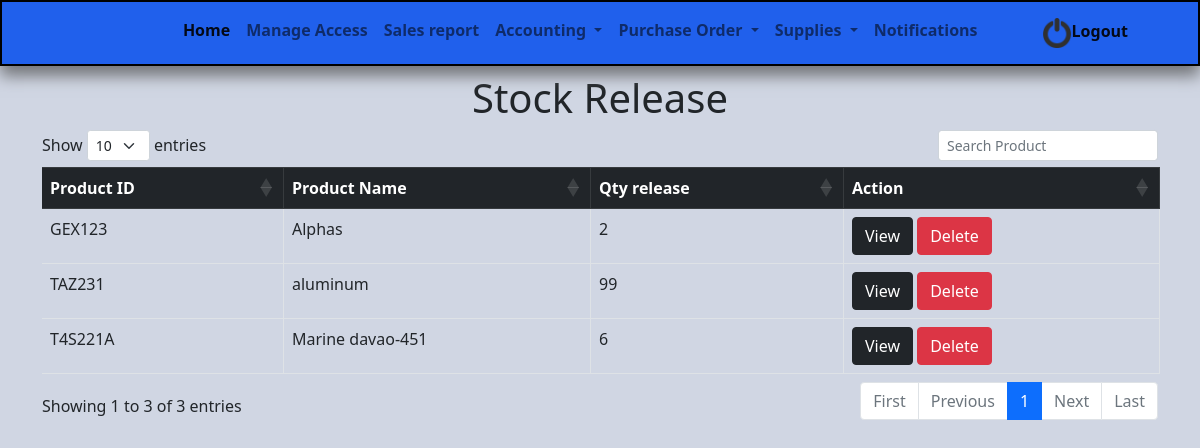
Before: /stock-release.php with the older database file.
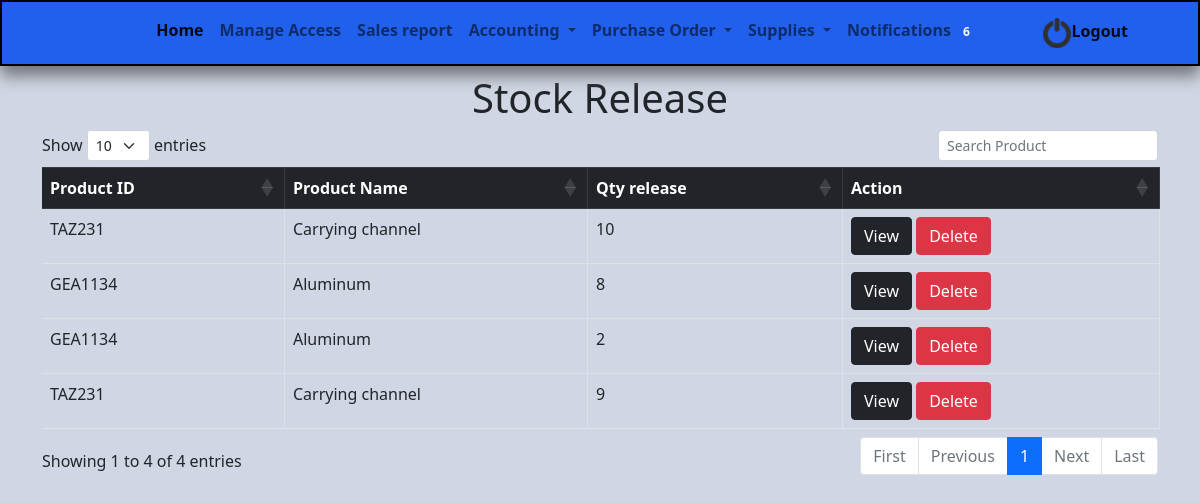
After: the same page with the newer database file.
### tables this page shows
CREATE TABLE `stock_release` (
  `release_id` int(11) NOT NULL,
  `stock_id` int(11) NOT NULL,
  `qty` int(11) NOT NULL,
  `customer_name` varchar(100) NOT NULL
);

CREATE TABLE `stock` (
  `id` int(11) NOT NULL,
  `product_id` varchar(50) NOT NULL,
  `category_id` int(11) NOT NULL,
  `product_name` varchar(50) NOT NULL,
  `qty` int(11) NOT NULL,
  `sizing` varchar(50) NOT NULL,
  `description` text NOT NULL,
  `prc` int(11) NOT NULL,
  `image_url` varchar(50) NOT NULL
);

### database/functions.php (called while the page is built, shortened)
<?php
    function fetchAll($query){
        $con = new PDO(DBINFO, DBUSER, DBPASS);
        $stmt = $con->query($query);
        return $stmt->fetchAll();
    }
?>

### stock-release.php (the view, shortened to what this page needs)
<?php
include 'try.php';
?>
<!DOCTYPE html>
<html>
<head>
	<link href="https://cdn.jsdelivr.net/npm/bootstrap@5.1.3/dist/css/bootstrap.min.css" rel="stylesheet">
<link rel="stylesheet" type="text/css" href="https://cdn.datatables.net/1.11.3/css/dataTables.bootstrap5.min.css">
</head>
<body>
<div class="container">
<h1 class="text-center my-2"> Stock Release</h1>
<table class="table table-bordered" id="tevol22">
  <thead class="table-dark">
    <tr>
    	<th>Product ID</th>
    	<th>Product Name</th>
    	<th>Qty release</th>
    	<th>Action</th>
    </tr>
  </thead>
  <tbody>
  <?php
  include 'database/db.php';
  $sql="SELECT
stock.product_name,
stock.qty,
stock.sizing,
stock_release.release_id,
stock_release.stock_id,
stock_release.qty,
stock.id,
stock.product_id,
stock.category_id,
stock.description,
stock.prc,
category.categ_id,
category.categ_name
FROM
stock_release
INNER JOIN stock ON stock_release.stock_id = stock.id
INNER JOIN category ON stock.category_id = category.categ_id
";
              $result = mysqli_query($conn,$sql);
              if($result->num_rows>0){
                while($row=$result->fetch_assoc()){
                    $id=$row['release_id'];
                    $product_id=$row['product_id'];
                    $product_name=$row['product_name'];
                    $qty=$row['qty'];
                    $sizing=$row['sizing'];
                    $categ_name=$row['categ_name'];
                     echo '<tr>
                                 <td style="display: none;">'.$id.'</td>
                                <td>'.$product_id.'</td>
                                 <td>'.$product_name.'</td>
                                 <td>'.$qty.'</td>
                                  <td style="display: none;">'.$sizing.'</td>
                                  <td style="display: none;">'.$categ_name.'</td>
                                  <td>
                                <button class="btn btn-dark viewbtn">View</button>
                                 <button class="btn btn-danger deletebtn">Delete</button>
                                </td>
                                </tr>';
                }
              }
  ?>
  </tbody>
</table>
</div>
</body>
</html>

### try.php (shortened to what this page needs)
<?php
include 'database/functions.php';
?>
<!DOCTYPE html>
<html>
<head>
  <link href="https://cdn.jsdelivr.net/npm/bootstrap@5.1.3/dist/css/bootstrap.min.css" rel="stylesheet">
  <link rel="stylesheet" href="https://cdn.jsdelivr.net/npm/bootstrap-icons@1.6.1/font/bootstrap-icons.css">
</head>
<body style="background-color: #D0D6E3">
<nav class="navbar navbar-expand-md navbar-light" style="background: #2060EC; border: 2px black solid;box-shadow: 0 10px 15px #737579">
  <div class="container-fluid" style="font-weight: bold;">
    <div class="collapse navbar-collapse" id="navbarSupportedContent">
      <ul class="navbar-nav ms-auto mb-2 mb-lg-0" style="margin-right: 50px; font-weight: bold;">
        <li class="nav-item ms-5">
          <a class="nav-link active" aria-current="page" href="">Home</a>
        </li>
        <div class="d-flex">
        <li class="nav-item ">
          <a class="nav-link" href="users.php">Manage Access</a>
        </li>
      </div>
       <div class="d-flex">
        <li class="nav-item ">
          <a class="nav-link" href="sales.php">Sales report</a>
        </li>
      </div>
       <li class="nav-item dropdown d-flex">
          <a class="nav-link dropdown-toggle" href="#" id="navbarScrollingDropdown" role="button" data-bs-toggle="dropdown" aria-expanded="false">
            Accounting
          </a>
        </li>
   <li class="nav-item dropdown d-flex">
          <a class="nav-link dropdown-toggle" href="#" id="navbarScrollingDropdown" role="button" data-bs-toggle="dropdown" aria-expanded="false">
          Purchase Order
          </a>
        </li>
           <li class="nav-item dropdown d-flex">
          <a class="nav-link dropdown-toggle" href="#" id="navbarScrollingDropdown" role="button" data-bs-toggle="dropdown" aria-expanded="false">
          Supplies
          </a>
        </li>
<ul class="navbar-nav mr-auto">
         <li class="nav-item dropdown ">
            <a class="nav-link" href="" id="dropdown01" data-toggle="dropdown" aria-haspopup="true" aria-expanded="false">Notifications
                <?php
                $query = "SELECT * from `notifications` where `status` = 'unread' order by `date` DESC";
                if(count(fetchAll($query))>0){
                ?>
                <span class="badge badge-light"><?php echo count(fetchAll($query)); ?></span>
              <?php
                }
                    ?>
              </a>
  </li>
  </ul>
                <li class="nav-item ms-5">
          <a class="nav-link active" aria-current="page" href="index.php" style="margin-left: 0"><span><img src="images/power-icon.png" width="30px" height="30px"></span>Logout</a>
        </li>
      </ul>
    </div>
  </div>
</nav>
</body>
</html>

Changed rows visible on the page:
removed stock_release: stock.product_id "GEX123", stock.product_name "Alphas", qty "2"
removed stock_release: stock.product_id "TAZ231", stock.product_name "aluminum", qty "99"
removed stock_release: stock.product_id "T4S221A", stock.product_name "Marine davao-451", qty "6"
added stock_release: stock.product_id "TAZ231", stock.product_name "Carrying channel", qty "10"
added stock_release: stock.product_id "GEA1134", stock.product_name "Aluminum", qty "8"
added stock_release: stock.product_id "GEA1134", stock.product_name "Aluminum", qty "2"
added stock_release: stock.product_id "TAZ231", stock.product_name "Carrying channel", qty "9"
Other visible differences:
count(fetchAll($query)): (not shown) → "6"
text written by a page script: "Show entries Showing 1 to 3 of 3 entries First Previous 1 Next Last" → "Show entries Showing 1 to 4 of 4 entries First Previous 1 Next Last"
